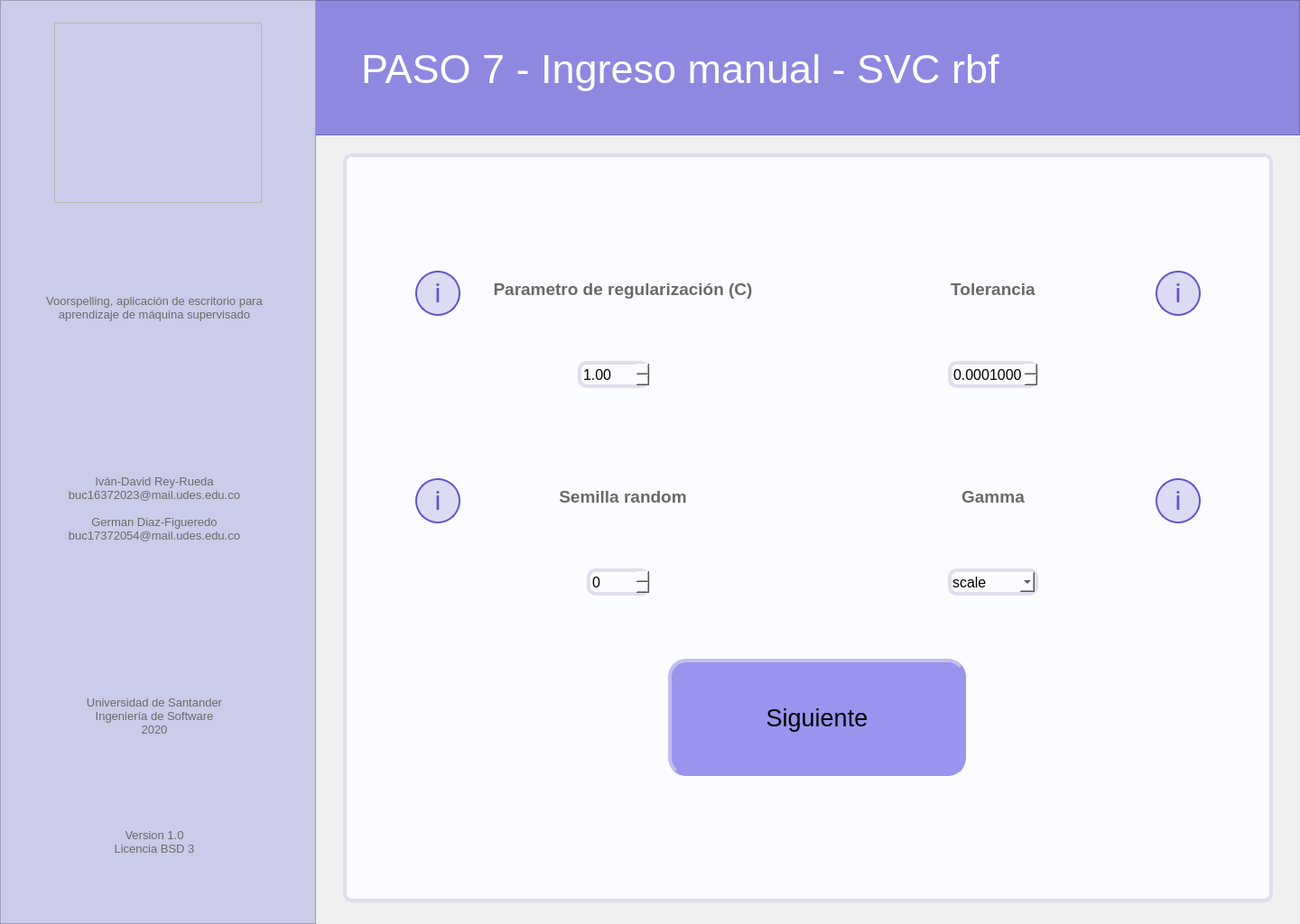
<?xml version="1.0" encoding="UTF-8"?>
<ui version="4.0">
 <class>MainWindow</class>
 <widget class="QMainWindow" name="MainWindow">
  <property name="geometry">
   <rect>
    <x>0</x>
    <y>0</y>
    <width>1440</width>
    <height>1024</height>
   </rect>
  </property>
  <property name="minimumSize">
   <size>
    <width>1440</width>
    <height>1024</height>
   </size>
  </property>
  <property name="maximumSize">
   <size>
    <width>1440</width>
    <height>1024</height>
   </size>
  </property>
  <property name="windowTitle">
   <string>Voorspelling</string>
  </property>
  <widget class="QWidget" name="centralwidget">
   <widget class="QFrame" name="left_bar">
    <property name="geometry">
     <rect>
      <x>0</x>
      <y>0</y>
      <width>350</width>
      <height>1024</height>
     </rect>
    </property>
    <property name="styleSheet">
     <string notr="true">background-color: rgb(203, 203, 234);

</string>
    </property>
    <property name="frameShape">
     <enum>QFrame::StyledPanel</enum>
    </property>
    <property name="frameShadow">
     <enum>QFrame::Raised</enum>
    </property>
    <widget class="QLabel" name="lbl_left_1">
     <property name="geometry">
      <rect>
       <x>18</x>
       <y>278</y>
       <width>306</width>
       <height>126</height>
      </rect>
     </property>
     <property name="font">
      <font>
       <pointsize>10</pointsize>
      </font>
     </property>
     <property name="styleSheet">
      <string notr="true">color: rgb(105, 105, 105);</string>
     </property>
     <property name="text">
      <string>Voorspelling, aplicación de escritorio para aprendizaje de máquina supervisado</string>
     </property>
     <property name="alignment">
      <set>Qt::AlignCenter</set>
     </property>
     <property name="wordWrap">
      <bool>true</bool>
     </property>
    </widget>
    <widget class="QLabel" name="lbl_left_2">
     <property name="geometry">
      <rect>
       <x>18</x>
       <y>500</y>
       <width>306</width>
       <height>126</height>
      </rect>
     </property>
     <property name="font">
      <font>
       <pointsize>10</pointsize>
      </font>
     </property>
     <property name="styleSheet">
      <string notr="true">color: rgb(105, 105, 105);</string>
     </property>
     <property name="text">
      <string>Iván-David Rey-Rueda
buc16372023@mail.udes.edu.co

German Diaz-Figueredo
buc17372054@mail.udes.edu.co</string>
     </property>
     <property name="alignment">
      <set>Qt::AlignCenter</set>
     </property>
     <property name="wordWrap">
      <bool>true</bool>
     </property>
    </widget>
    <widget class="QLabel" name="lbl_left_3">
     <property name="geometry">
      <rect>
       <x>18</x>
       <y>730</y>
       <width>306</width>
       <height>126</height>
      </rect>
     </property>
     <property name="font">
      <font>
       <pointsize>10</pointsize>
      </font>
     </property>
     <property name="styleSheet">
      <string notr="true">color: rgb(105, 105, 105);</string>
     </property>
     <property name="text">
      <string>Universidad de Santander
Ingeniería de Software
2020</string>
     </property>
     <property name="alignment">
      <set>Qt::AlignCenter</set>
     </property>
     <property name="wordWrap">
      <bool>true</bool>
     </property>
    </widget>
    <widget class="QLabel" name="lbl_left_4">
     <property name="geometry">
      <rect>
       <x>18</x>
       <y>870</y>
       <width>306</width>
       <height>126</height>
      </rect>
     </property>
     <property name="font">
      <font>
       <pointsize>10</pointsize>
      </font>
     </property>
     <property name="styleSheet">
      <string notr="true">color: rgb(105, 105, 105);</string>
     </property>
     <property name="text">
      <string>Version 1.0
Licencia BSD 3</string>
     </property>
     <property name="alignment">
      <set>Qt::AlignCenter</set>
     </property>
     <property name="wordWrap">
      <bool>true</bool>
     </property>
    </widget>
   </widget>
   <widget class="QFrame" name="logo">
    <property name="geometry">
     <rect>
      <x>60</x>
      <y>25</y>
      <width>230</width>
      <height>200</height>
     </rect>
    </property>
    <property name="styleSheet">
     <string notr="true">image: url(:/image/voorspelling_logo.png);</string>
    </property>
    <property name="frameShape">
     <enum>QFrame::StyledPanel</enum>
    </property>
    <property name="frameShadow">
     <enum>QFrame::Raised</enum>
    </property>
   </widget>
   <widget class="QFrame" name="up_bar">
    <property name="geometry">
     <rect>
      <x>0</x>
      <y>0</y>
      <width>1440</width>
      <height>150</height>
     </rect>
    </property>
    <property name="styleSheet">
     <string notr="true">background-color: rgb(143, 136, 224);</string>
    </property>
    <property name="frameShape">
     <enum>QFrame::StyledPanel</enum>
    </property>
    <property name="frameShadow">
     <enum>QFrame::Raised</enum>
    </property>
    <widget class="QLabel" name="lbl_tittle">
     <property name="geometry">
      <rect>
       <x>400</x>
       <y>40</y>
       <width>761</width>
       <height>72</height>
      </rect>
     </property>
     <property name="font">
      <font>
       <family>MS Shell Dlg 2</family>
       <pointsize>34</pointsize>
       <weight>50</weight>
       <italic>false</italic>
       <bold>false</bold>
      </font>
     </property>
     <property name="styleSheet">
      <string notr="true">border: none;
color: rgb(255, 255, 255);</string>
     </property>
     <property name="text">
      <string>PASO 7 - Ingreso manual - SVC rbf</string>
     </property>
     <property name="scaledContents">
      <bool>false</bool>
     </property>
     <property name="alignment">
      <set>Qt::AlignLeading|Qt::AlignLeft|Qt::AlignVCenter</set>
     </property>
     <property name="wordWrap">
      <bool>true</bool>
     </property>
     <property name="margin">
      <number>0</number>
     </property>
     <property name="indent">
      <number>0</number>
     </property>
    </widget>
   </widget>
   <widget class="QFrame" name="main_area">
    <property name="geometry">
     <rect>
      <x>380</x>
      <y>170</y>
      <width>1030</width>
      <height>830</height>
     </rect>
    </property>
    <property name="styleSheet">
     <string notr="true">background-color: rgb(250, 252, 255);
border: 4px solid;
border-color: rgb(225, 221, 235);
border-radius: 10px;</string>
    </property>
    <property name="frameShape">
     <enum>QFrame::StyledPanel</enum>
    </property>
    <property name="frameShadow">
     <enum>QFrame::Raised</enum>
    </property>
    <widget class="QLabel" name="lbl_parametro_regularizacion">
     <property name="geometry">
      <rect>
       <x>130</x>
       <y>110</y>
       <width>360</width>
       <height>80</height>
      </rect>
     </property>
     <property name="font">
      <font>
       <pointsize>14</pointsize>
       <weight>75</weight>
       <bold>true</bold>
      </font>
     </property>
     <property name="styleSheet">
      <string notr="true">color: rgb(105, 105, 105);
border: none;</string>
     </property>
     <property name="text">
      <string>Parametro de regularización (C)</string>
     </property>
     <property name="alignment">
      <set>Qt::AlignCenter</set>
     </property>
     <property name="wordWrap">
      <bool>true</bool>
     </property>
    </widget>
    <widget class="QLabel" name="lbl_tolerancia">
     <property name="geometry">
      <rect>
       <x>540</x>
       <y>110</y>
       <width>360</width>
       <height>80</height>
      </rect>
     </property>
     <property name="font">
      <font>
       <pointsize>14</pointsize>
       <weight>75</weight>
       <bold>true</bold>
      </font>
     </property>
     <property name="styleSheet">
      <string notr="true">color: rgb(105, 105, 105);
border: none;</string>
     </property>
     <property name="text">
      <string>Tolerancia</string>
     </property>
     <property name="alignment">
      <set>Qt::AlignCenter</set>
     </property>
     <property name="wordWrap">
      <bool>true</bool>
     </property>
    </widget>
    <widget class="QLabel" name="lbl_semilla_random">
     <property name="geometry">
      <rect>
       <x>130</x>
       <y>340</y>
       <width>360</width>
       <height>80</height>
      </rect>
     </property>
     <property name="font">
      <font>
       <pointsize>14</pointsize>
       <weight>75</weight>
       <bold>true</bold>
      </font>
     </property>
     <property name="styleSheet">
      <string notr="true">color: rgb(105, 105, 105);
border: none;</string>
     </property>
     <property name="text">
      <string>Semilla random</string>
     </property>
     <property name="alignment">
      <set>Qt::AlignCenter</set>
     </property>
     <property name="wordWrap">
      <bool>true</bool>
     </property>
    </widget>
    <widget class="QLabel" name="lbl_gamma">
     <property name="geometry">
      <rect>
       <x>540</x>
       <y>340</y>
       <width>360</width>
       <height>80</height>
      </rect>
     </property>
     <property name="font">
      <font>
       <pointsize>14</pointsize>
       <weight>75</weight>
       <bold>true</bold>
      </font>
     </property>
     <property name="styleSheet">
      <string notr="true">color: rgb(105, 105, 105);
border: none;</string>
     </property>
     <property name="text">
      <string>Gamma</string>
     </property>
     <property name="alignment">
      <set>Qt::AlignCenter</set>
     </property>
     <property name="wordWrap">
      <bool>true</bool>
     </property>
    </widget>
    <widget class="QPushButton" name="btn_info_parametro_regularizacion">
     <property name="geometry">
      <rect>
       <x>80</x>
       <y>130</y>
       <width>50</width>
       <height>50</height>
      </rect>
     </property>
     <property name="styleSheet">
      <string notr="true">QPushButton{
background: rgba(101, 85, 198, 0.2);
border: 2px solid #6555C6;
box-sizing: border-box;
border-radius: 25px;


position: absolute;
width: 25px;
height: 44.55px;
font-family: Roboto;
font-style: normal;
font-weight: normal;
font-size: 30px;
line-height: 56px;
display: flex;
align-items: center;
text-align: center;

color: #6555C6;
}
QPushButton:hover{
background-color: rgb(190, 185, 250);
}
QPushButton:pressed{
background-color: rgb(160, 150, 240);
}</string>
     </property>
     <property name="text">
      <string>i</string>
     </property>
    </widget>
    <widget class="QPushButton" name="btn_info_semilla_random">
     <property name="geometry">
      <rect>
       <x>80</x>
       <y>360</y>
       <width>50</width>
       <height>50</height>
      </rect>
     </property>
     <property name="styleSheet">
      <string notr="true">QPushButton{
background: rgba(101, 85, 198, 0.2);
border: 2px solid #6555C6;
box-sizing: border-box;
border-radius: 25px;


position: absolute;
width: 25px;
height: 44.55px;
font-family: Roboto;
font-style: normal;
font-weight: normal;
font-size: 30px;
line-height: 56px;
display: flex;
align-items: center;
text-align: center;

color: #6555C6;
}
QPushButton:hover{
background-color: rgb(190, 185, 250);
}
QPushButton:pressed{
background-color: rgb(160, 150, 240);
}</string>
     </property>
     <property name="text">
      <string>i</string>
     </property>
    </widget>
    <widget class="QPushButton" name="btn_info_tolerancia">
     <property name="geometry">
      <rect>
       <x>900</x>
       <y>130</y>
       <width>50</width>
       <height>50</height>
      </rect>
     </property>
     <property name="styleSheet">
      <string notr="true">QPushButton{
background: rgba(101, 85, 198, 0.2);
border: 2px solid #6555C6;
box-sizing: border-box;
border-radius: 25px;


position: absolute;
width: 25px;
height: 44.55px;
font-family: Roboto;
font-style: normal;
font-weight: normal;
font-size: 30px;
line-height: 56px;
display: flex;
align-items: center;
text-align: center;

color: #6555C6;
}
QPushButton:hover{
background-color: rgb(190, 185, 250);
}
QPushButton:pressed{
background-color: rgb(160, 150, 240);
}</string>
     </property>
     <property name="text">
      <string>i</string>
     </property>
    </widget>
    <widget class="QPushButton" name="btn_info_gamma">
     <property name="geometry">
      <rect>
       <x>900</x>
       <y>360</y>
       <width>50</width>
       <height>50</height>
      </rect>
     </property>
     <property name="styleSheet">
      <string notr="true">QPushButton{
background: rgba(101, 85, 198, 0.2);
border: 2px solid #6555C6;
box-sizing: border-box;
border-radius: 25px;


position: absolute;
width: 25px;
height: 44.55px;
font-family: Roboto;
font-style: normal;
font-weight: normal;
font-size: 30px;
line-height: 56px;
display: flex;
align-items: center;
text-align: center;

color: #6555C6;
}
QPushButton:hover{
background-color: rgb(190, 185, 250);
}
QPushButton:pressed{
background-color: rgb(160, 150, 240);
}</string>
     </property>
     <property name="text">
      <string>i</string>
     </property>
    </widget>
    <widget class="QSpinBox" name="sb_semilla_random">
     <property name="geometry">
      <rect>
       <x>270</x>
       <y>460</y>
       <width>70</width>
       <height>30</height>
      </rect>
     </property>
     <property name="font">
      <font>
       <pointsize>12</pointsize>
      </font>
     </property>
     <property name="minimum">
      <number>0</number>
     </property>
     <property name="maximum">
      <number>10000</number>
     </property>
     <property name="value">
      <number>0</number>
     </property>
    </widget>
    <widget class="QComboBox" name="cb_gamma">
     <property name="geometry">
      <rect>
       <x>670</x>
       <y>460</y>
       <width>100</width>
       <height>30</height>
      </rect>
     </property>
     <property name="font">
      <font>
       <pointsize>12</pointsize>
      </font>
     </property>
     <property name="currentIndex">
      <number>0</number>
     </property>
     <item>
      <property name="text">
       <string>scale</string>
      </property>
     </item>
     <item>
      <property name="text">
       <string>auto</string>
      </property>
     </item>
    </widget>
    <widget class="QDoubleSpinBox" name="sb_tolerancia">
     <property name="geometry">
      <rect>
       <x>670</x>
       <y>230</y>
       <width>100</width>
       <height>30</height>
      </rect>
     </property>
     <property name="font">
      <font>
       <pointsize>12</pointsize>
      </font>
     </property>
     <property name="decimals">
      <number>7</number>
     </property>
     <property name="minimum">
      <double>0.000001000000000</double>
     </property>
     <property name="maximum">
      <double>10.000000000000000</double>
     </property>
     <property name="singleStep">
      <double>0.000010000000000</double>
     </property>
     <property name="value">
      <double>0.000100000000000</double>
     </property>
    </widget>
    <widget class="QDoubleSpinBox" name="sb_parametro_regularizacion">
     <property name="geometry">
      <rect>
       <x>260</x>
       <y>230</y>
       <width>80</width>
       <height>30</height>
      </rect>
     </property>
     <property name="font">
      <font>
       <pointsize>12</pointsize>
      </font>
     </property>
     <property name="minimum">
      <double>1.000000000000000</double>
     </property>
     <property name="maximum">
      <double>100.000000000000000</double>
     </property>
     <property name="singleStep">
      <double>0.100000000000000</double>
     </property>
    </widget>
    <widget class="QPushButton" name="btn_next">
     <property name="geometry">
      <rect>
       <x>360</x>
       <y>560</y>
       <width>330</width>
       <height>130</height>
      </rect>
     </property>
     <property name="font">
      <font>
       <pointsize>20</pointsize>
       <kerning>true</kerning>
      </font>
     </property>
     <property name="styleSheet">
      <string notr="true">QPushButton{
background-color: rgb(154, 148, 238);
border-left-color: rgb(195, 190, 239);
border-top-color: rgb(195, 190, 239);
border-bottom-color: rgb(154, 148, 238);
border-right-color: rgb(154, 148, 238);
border-radius: 20px;
}
QPushButton:hover{
background-color: rgb(160, 155, 245);
}
QPushButton:pressed{
background-color: rgb(150, 140, 230);
border-left-color: rgb(140, 135, 220);
border-top-color: rgb(140, 135, 220);
border-bottom-color: rgb(195, 190, 239);
border-right-color: rgb(195, 190, 239);
}</string>
     </property>
     <property name="text">
      <string>Siguiente</string>
     </property>
     <property name="autoDefault">
      <bool>false</bool>
     </property>
    </widget>
   </widget>
   <zorder>up_bar</zorder>
   <zorder>left_bar</zorder>
   <zorder>logo</zorder>
   <zorder>main_area</zorder>
  </widget>
 </widget>
 <resources>
  <include location="Images_voor.qrc"/>
 </resources>
 <connections/>
</ui>
